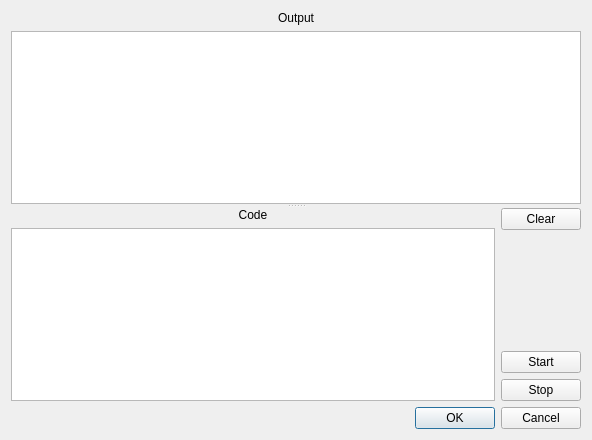
<?xml version="1.0" encoding="UTF-8"?>
<ui version="4.0">
 <class>DialogScriptConsole</class>
 <widget class="QDialog" name="DialogScriptConsole">
  <property name="windowModality">
   <enum>Qt::NonModal</enum>
  </property>
  <property name="geometry">
   <rect>
    <x>0</x>
    <y>0</y>
    <width>592</width>
    <height>440</height>
   </rect>
  </property>
  <property name="windowTitle">
   <string>Dialog</string>
  </property>
  <layout class="QGridLayout" name="gridLayout">
   <item row="0" column="0">
    <widget class="QSplitter" name="splitter">
     <property name="orientation">
      <enum>Qt::Vertical</enum>
     </property>
     <widget class="QWidget" name="layoutWidget">
      <layout class="QVBoxLayout" name="verticalLayout_2">
       <item>
        <widget class="QLabel" name="label">
         <property name="text">
          <string>Output</string>
         </property>
         <property name="alignment">
          <set>Qt::AlignCenter</set>
         </property>
        </widget>
       </item>
       <item>
        <widget class="QTextEdit" name="textEdit_OUTPUT">
         <property name="undoRedoEnabled">
          <bool>false</bool>
         </property>
         <property name="readOnly">
          <bool>true</bool>
         </property>
         <property name="acceptRichText">
          <bool>false</bool>
         </property>
        </widget>
       </item>
      </layout>
     </widget>
     <widget class="QWidget" name="layoutWidget">
      <layout class="QHBoxLayout" name="horizontalLayout">
       <item>
        <layout class="QVBoxLayout" name="verticalLayout_3">
         <item>
          <widget class="QLabel" name="label_2">
           <property name="sizePolicy">
            <sizepolicy hsizetype="Preferred" vsizetype="Fixed">
             <horstretch>0</horstretch>
             <verstretch>0</verstretch>
            </sizepolicy>
           </property>
           <property name="text">
            <string>Code</string>
           </property>
           <property name="alignment">
            <set>Qt::AlignCenter</set>
           </property>
          </widget>
         </item>
         <item>
          <widget class="QTextEdit" name="textEdit_INPUT">
           <property name="sizePolicy">
            <sizepolicy hsizetype="Expanding" vsizetype="Preferred">
             <horstretch>0</horstretch>
             <verstretch>0</verstretch>
            </sizepolicy>
           </property>
          </widget>
         </item>
        </layout>
       </item>
       <item>
        <layout class="QVBoxLayout" name="verticalLayout">
         <item>
          <widget class="QPushButton" name="pushButton_CLEAR">
           <property name="text">
            <string>Clear</string>
           </property>
          </widget>
         </item>
         <item>
          <spacer name="verticalSpacer">
           <property name="orientation">
            <enum>Qt::Vertical</enum>
           </property>
           <property name="sizeHint" stdset="0">
            <size>
             <width>20</width>
             <height>40</height>
            </size>
           </property>
          </spacer>
         </item>
         <item>
          <widget class="QPushButton" name="pushButton_START">
           <property name="text">
            <string>Start</string>
           </property>
          </widget>
         </item>
         <item>
          <widget class="QPushButton" name="pushButton_STOP">
           <property name="text">
            <string>Stop</string>
           </property>
          </widget>
         </item>
        </layout>
       </item>
      </layout>
     </widget>
    </widget>
   </item>
   <item row="1" column="0">
    <widget class="QDialogButtonBox" name="buttonBox">
     <property name="orientation">
      <enum>Qt::Horizontal</enum>
     </property>
     <property name="standardButtons">
      <set>QDialogButtonBox::Cancel|QDialogButtonBox::Ok</set>
     </property>
    </widget>
   </item>
  </layout>
 </widget>
 <resources/>
 <connections>
  <connection>
   <sender>buttonBox</sender>
   <signal>accepted()</signal>
   <receiver>DialogScriptConsole</receiver>
   <slot>accept()</slot>
   <hints>
    <hint type="sourcelabel">
     <x>248</x>
     <y>254</y>
    </hint>
    <hint type="destinationlabel">
     <x>157</x>
     <y>274</y>
    </hint>
   </hints>
  </connection>
  <connection>
   <sender>buttonBox</sender>
   <signal>rejected()</signal>
   <receiver>DialogScriptConsole</receiver>
   <slot>reject()</slot>
   <hints>
    <hint type="sourcelabel">
     <x>316</x>
     <y>260</y>
    </hint>
    <hint type="destinationlabel">
     <x>286</x>
     <y>274</y>
    </hint>
   </hints>
  </connection>
  <connection>
   <sender>pushButton_CLEAR</sender>
   <signal>clicked()</signal>
   <receiver>textEdit_OUTPUT</receiver>
   <slot>clear()</slot>
   <hints>
    <hint type="sourcelabel">
     <x>538</x>
     <y>221</y>
    </hint>
    <hint type="destinationlabel">
     <x>295</x>
     <y>114</y>
    </hint>
   </hints>
  </connection>
 </connections>
</ui>
